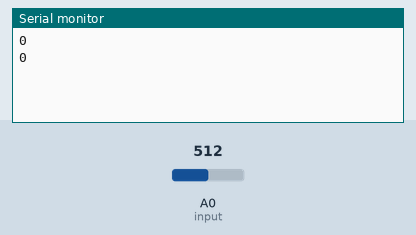
This sketch was run on a simulated Arduino Uno, built with avr-gcc and run on an emulated ATmega328P. On the bench: the last lines printed to the serial monitor. Inputs (shaded band) come from the test bench; at power-on: A0 (input) = 512.

Above: at 2.2 s.
2.3 s: A0 (input) set to 716
At 2.9 s:
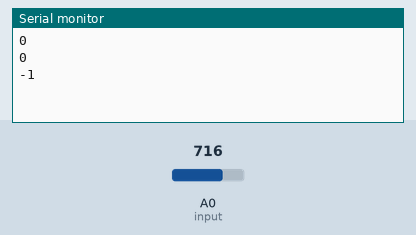
3.8 s: A0 (input) set to 900
At 4.4 s:
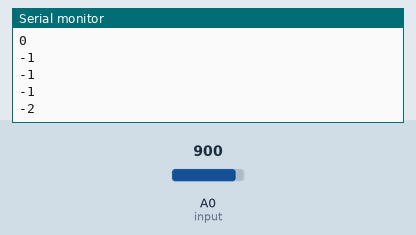
Timing chart, 0 to 6.8 s (numbered marks = the images above; inputs shaded):
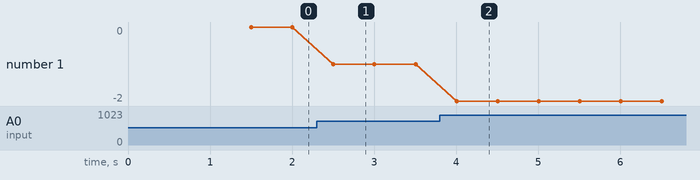

The sketch:

Light_Sensor.ino
```cpp
int input = A0;
int i = 0;
int totalReadings = 0;
int t1,t2;

void setup() {
  // put your setup code here, to run once:
  pinMode(input , INPUT);
  Serial.begin(9600);
  t1 = millis();
  t2 = millis();
  // Records the number of readings and the total of those readings within 1 second
  while(t2-t1 < 1000){
    totalReadings = totalReadings + analogRead(input);
    i+=1;
    delay(50);
    t2 = millis();
  }
}

void loop() {
  // Calculation of the Average Reading in terms of voltage
  int AvgReading = totalReadings/i;
  int AvgVoltage = AvgReading * (5./1023.);
  delay(500);
  // Current Reading of the Voltage on the photoresistor.
  int newReading = (analogRead(input) * (5./1023.));
  // Calculation of difference in relation to the average light intensity
  int lightDifference = AvgVoltage - newReading;
  Serial.println(lightDifference);

}
```

Measured:
- after the input at 2.3 s, the serial monitor: prints a new line after 0.20 s (image 1)
- after the input at 3.8 s, the serial monitor: prints a new line after 0.20 s (image 2)
- plotted number 1: 0 → -1 after the input at 2.3 s, -1 → -2 after the input at 3.8 s
